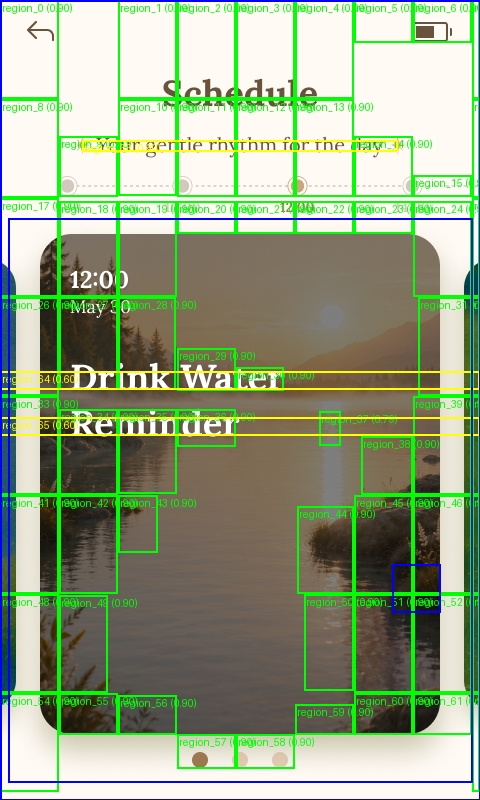
#> input picture ui/debug_overlay.png, 480 x 800 px
$ python lvgl_analysis.py --design ../ui/debug_overlay.png --width 100 --height 100
#> lines starting #> are read from the running program, lines starting #| are printed output that depends on the picture
"""Visual analysis engine for LVGL design images.

Detects regions, text, colors, layout candidates, and cutout matches.
Output conforms to schemas/lvgl_analysis_report_v1.schema.json.

Usage:
    python mcp/lvgl_analysis.py --design path/to/design.png --width 480 --height 800 --json
    python mcp/lvgl_analysis.py --design path/to/design.png --cuts path/to/cuts/ --json
"""
from __future__ import annotations

import argparse
import json
import sys
from pathlib import Path
from typing import Any

try:
    from PIL import Image, ImageDraw, ImageFilter, ImageOps
    import numpy as np
except ImportError:
    Image = None  # type: ignore
    np = None  # type: ignore

ROOT = Path(__file__).resolve().parent.parent

# ── Color analysis ────────────────────────────────────────────────


def _dominant_colors(img: Image.Image, max_colors: int = 8, sample_step: int = 4) -> list[dict[str, Any]]:
    """Extract dominant colors by sampling and clustering."""
    if np is None:
        return _dominant_colors_pillow(img, max_colors, sample_step)
    return _dominant_colors_numpy(img, max_colors, sample_step)


# [17 lines left out: function _dominant_colors_pillow, not called in this run]


def _dominant_colors_numpy(img: Image.Image, max_colors: int, sample_step: int) -> list[dict[str, Any]]:
    """Color extraction using numpy k-means-like clustering."""
    small = img.resize((img.width // sample_step, img.height // sample_step))
    rgb = np.array(small.convert("RGB")).reshape(-1, 3)
    # Quantize
    quantized = (rgb // 32) * 32
    unique, counts = np.unique(quantized, axis=0, return_counts=True)
    total = len(rgb)
    top_idx = np.argsort(-counts)[:max_colors]
    results = []
    for idx in top_idx:
        r, g, b = unique[idx]
        ratio = float(counts[idx]) / total
        # Determine role heuristic
        brightness = (int(r) + int(g) + int(b)) / 3
        role = "background" if ratio > 0.3 else ("text" if brightness < 80 else "primary")
        results.append({"hex": f"#{int(r):02x}{int(g):02x}{int(b):02x}", "ratio": round(ratio, 3), "role": role})
    return results


# ── Region detection ──────────────────────────────────────────────


def _detect_rectangles(img: Image.Image, min_area: int = 500, max_regions: int = 64) -> list[dict[str, Any]]:
    """Detect rectangular regions by edge detection and contour finding."""
    gray = img.convert("L")
    # Edge detection
    edges = gray.filter(ImageFilter.FIND_EDGES)
    # Threshold
    edges = edges.point(lambda x: 255 if x > 30 else 0)
    # Find bounding boxes of edge clusters
    if np is None:
        return _detect_rectangles_pillow(edges, min_area, max_regions)
    return _detect_rectangles_numpy(edges, min_area, max_regions)


# [16 lines left out: function _detect_rectangles_pillow, not called in this run]


def _detect_rectangles_numpy(edges: Image.Image, min_area: int, max_regions: int) -> list[dict[str, Any]]:
    """Rectangle detection using numpy connected components."""
    arr = np.array(edges)
    # Simple connected component via row scanning
    rows, cols = np.where(arr > 0)
    if len(rows) == 0:
        return []
    # Find bounding box of all edge pixels
    y_min, y_max = int(rows.min()), int(rows.max())
    x_min, x_max = int(cols.min()), int(cols.max())
    # Split into grid cells
    cell_h = max(40, (y_max - y_min) // 8)
    cell_w = max(40, (x_max - x_min) // 8)
    regions = []
    idx = 0
    for cy in range(y_min, y_max, cell_h):
        for cx in range(x_min, x_max, cell_w):
            mask = (rows >= cy) & (rows < cy + cell_h) & (cols >= cx) & (cols < cx + cell_w)
            count = mask.sum()
            if count < 10:
                continue
            # Get tight bbox of edge pixels in this cell
            cell_rows = rows[mask]
            cell_cols = cols[mask]
            bx0, by0 = int(cell_cols.min()), int(cell_rows.min())
            bx1, by1 = int(cell_cols.max()), int(cell_rows.max())
            area = (bx1 - bx0) * (by1 - by0)
            if area < min_area:
                continue
            regions.append({
                "id": f"region_{idx}",
                "type": "container",
                "bbox": [bx0, by0, bx1 - bx0, by1 - by0],
                "confidence": min(0.9, 0.5 + count / 100),
                "evidence": ["edge_cluster"],
            })
            idx += 1
            if idx >= max_regions:
                break
        if idx >= max_regions:
            break
    return regions


# ── Text detection (basic) ────────────────────────────────────────


def _detect_text_regions(img: Image.Image, min_height: int = 10, max_height: int = 80) -> list[dict[str, Any]]:
    """Detect text-like regions by horizontal line analysis."""
    gray = img.convert("L")
    arr = np.array(gray) if np is not None else None
    if arr is None:
        return []
    # Find rows with many transitions (text-like)
    diff = np.abs(np.diff(arr.astype(int), axis=1))
    row_activity = (diff > 20).sum(axis=1)
    # Find contiguous text blocks
    text_rows = np.where(row_activity > arr.shape[1] * 0.1)[0]
    if len(text_rows) == 0:
        return []
    # Group contiguous rows
    blocks = []
    start = text_rows[0]
    for i in range(1, len(text_rows)):
        if text_rows[i] - text_rows[i - 1] > 5:
            blocks.append((start, text_rows[i - 1]))
            start = text_rows[i]
    blocks.append((start, text_rows[-1]))
    # Filter by height
    text_regions = []
    for i, (y0, y1) in enumerate(blocks):
        h = y1 - y0
        if h < min_height or h > max_height:
            continue
        # Find horizontal extent
        row_slice = arr[y0:y1 + 1]
        cols_with_content = np.where(row_slice.mean(axis=0) < 200)[0]
        if len(cols_with_content) == 0:
            continue
        x0, x1 = int(cols_with_content[0]), int(cols_with_content[-1])
        text_regions.append({
            "id": f"text_{i}",
            "type": "label",
            "bbox": [x0, y0, x1 - x0, y1 - y0],
            "confidence": 0.6,
            "evidence": ["horizontal_activity"],
        })
    return text_regions


# ── Cutout matching ───────────────────────────────────────────────


# [57 lines left out: function _match_cutouts, not called in this run]


# ── Layout inference ──────────────────────────────────────────────


def _infer_layouts(regions: list[dict[str, Any]]) -> list[dict[str, Any]]:
    """Infer Flex/Grid layout candidates from region positions."""
    if len(regions) < 2:
        return []
    layouts = []
    # Check for horizontal alignment (flex-row)
    for i in range(len(regions)):
        for j in range(i + 1, len(regions)):
            r1 = regions[i]
            r2 = regions[j]
            b1, b2 = r1["bbox"], r2["bbox"]
            # Check vertical alignment (same y)
            if abs(b1[1] - b2[1]) < 20:
                layouts.append({
                    "region_ids": [r1["id"], r2["id"]],
                    "mode": "flex-row",
                    "confidence": 0.7,
                    "gap_estimate": abs(b2[0] - b1[0] - b1[2]),
                })
            # Check horizontal alignment (same x)
            if abs(b1[0] - b2[0]) < 20:
                layouts.append({
                    "region_ids": [r1["id"], r2["id"]],
                    "mode": "flex-column",
                    "confidence": 0.7,
                    "gap_estimate": abs(b2[1] - b1[1] - b1[3]),
                })
    return layouts


# ── Main analysis ─────────────────────────────────────────────────


def analyze(
    design_path: str,
    screen_width: int,
    screen_height: int,
    lvgl_version: str = "v9",
    cut_dir: str | None = None,
    output_dir: str | Path | None = None,
) -> dict[str, Any]:
    """Run visual analysis on a design image.

    Args:
        design_path: Path to design screenshot.
        screen_width: Target screen width.
        screen_height: Target screen height.
        lvgl_version: Target LVGL version.
        cut_dir: Optional directory with cutout assets.
        output_dir: Artifact directory. Defaults beside the design only for
            legacy direct callers; high-level MCP calls always pass artifacts/.

    Returns:
        Analysis report conforming to lvgl_analysis_report_v1.schema.json.
    """
    errors: list[str] = []
    warnings: list[str] = []

    if Image is None:
        errors.append("Pillow not installed")
        return {"ok": False, "errors": errors}

    design = Path(design_path)
    if not design.is_file():
        errors.append(f"Design image not found: {design_path}")
        return {"ok": False, "errors": errors}

    img = Image.open(design)
    page_name = design.stem
    artifact_dir = Path(output_dir) if output_dir is not None else design.parent
    artifact_dir.mkdir(parents=True, exist_ok=True)

    # ── Color analysis ──
    colors = _dominant_colors(img)

    # ── Region detection ──
    regions = _detect_rectangles(img)

    # ── Text detection ──
    text_regions = _detect_text_regions(img)
    # Merge text regions into regions list
    for tr in text_regions:
        tr["id"] = f"region_{len(regions)}"
        regions.append(tr)

    # ── Layout inference ──
    layouts = _infer_layouts(regions)

    # ── Cutout matching ──
    cut_matches: list[dict[str, Any]] = []
    if cut_dir:
        cuts_path = Path(cut_dir)
        if cuts_path.is_dir():
            cut_files = [p for p in cuts_path.iterdir() if p.is_file() and p.suffix.lower() in {".png", ".jpg", ".jpeg", ".bmp"}]
            cut_details = [{"path": str(p)} for p in cut_files]
            cut_matches = _match_cutouts(img, cut_details)

    # ── Generate overlay ──
    overlay_path = artifact_dir / "debug_overlay.png"
    try:
        _generate_overlay(img, regions, cut_matches, overlay_path)
    except Exception:
        warnings.append("Failed to generate debug overlay")

    # ── Compute overall confidence ──
    confidences = [r["confidence"] for r in regions]
    avg_confidence = round(sum(confidences) / len(confidences), 3) if confidences else 0.0

    # ── Convert numpy types to Python types for JSON serialization ──
    def _to_python(obj):
        if isinstance(obj, (np.integer,)):
            return int(obj)
        if isinstance(obj, (np.floating,)):
            return float(obj)
        if isinstance(obj, np.ndarray):
            return obj.tolist()
        if isinstance(obj, dict):
            return {k: _to_python(v) for k, v in obj.items()}
        if isinstance(obj, list):
            return [_to_python(v) for v in obj]
        return obj

    regions = _to_python(regions)
    cut_matches = _to_python(cut_matches)
    layouts = _to_python(layouts)
    colors = _to_python(colors)

    # ── Build report ──
    report = {
        "schema_version": "1.0",
        "page_name": page_name,
        "screen": {
            "width": screen_width,
            "height": screen_height,
            "lvgl_version": lvgl_version,
            "color_depth": 16,
        },
        "detected_regions": regions,
        "detected_text": [],  # TODO: extract actual text via OCR
        "color_palette": colors,
        "layout_candidates": layouts,
        "cutout_matches": cut_matches,
        "confidence": avg_confidence,
        "uncertain_regions": [
            {"bbox": r["bbox"], "reason": "low confidence", "candidates": ["container", "label"]}
            for r in regions if r["confidence"] < 0.6
        ],
        "questions": [],
        "overlay_path": str(overlay_path),
        "metadata": {
            "image_width": img.width,
            "image_height": img.height,
        },
    }

    # Save report
    report_path = artifact_dir / "analysis_report.json"
    report_path.write_text(json.dumps(report, indent=2, ensure_ascii=False), encoding="utf-8")

    return {"ok": True, "report": report, "report_path": str(report_path)}


def _generate_overlay(img: Image.Image, regions: list[dict], matches: list[dict], output_path: Path):
    """Generate debug overlay image with detected regions highlighted."""
    overlay = img.copy().convert("RGBA")
    draw = ImageDraw.Draw(overlay)
    # Draw regions
    for r in regions:
        x, y, w, h = r["bbox"]
        conf = r["confidence"]
        color = (0, 255, 0, 128) if conf >= 0.7 else (255, 255, 0, 128) if conf >= 0.5 else (255, 0, 0, 128)
        draw.rectangle([x, y, x + w, y + h], outline=color[:3], width=2)
        draw.text((x + 2, y + 2), f"{r['id']} ({conf:.2f})", fill=color[:3])
    # Draw cutout matches
    for m in matches:
        x, y, w, h = m["bbox"]
        draw.rectangle([x, y, x + w, y + h], outline=(0, 0, 255), width=2)
    overlay.save(str(output_path))


def main():
    parser = argparse.ArgumentParser(description=__doc__)
    parser.add_argument("--design", required=True, help="Path to design screenshot")
    parser.add_argument("--width", type=int, required=True, help="Target screen width")
    parser.add_argument("--height", type=int, required=True, help="Target screen height")
    parser.add_argument("--lvgl-version", default="v9", choices=["v8", "v9"])
    parser.add_argument("--cuts", help="Directory containing cutout assets")
    parser.add_argument("--json", action="store_true", help="Output JSON")
    args = parser.parse_args()

    result = analyze(
        design_path=args.design,
        screen_width=args.width,
        screen_height=args.height,
        lvgl_version=args.lvgl_version,
        cut_dir=args.cuts,
    )
#> in analyze, img is the input picture: PIL image 480x800 RGBA; mean R, G, B, A 148.1, 164, 132.7, 255
#> in _dominant_colors_numpy, `small = img.resize((img.width // sample_step, img.height // sample_ste..`:
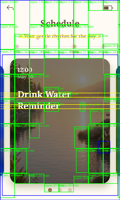
#> small: PIL image 120x200 RGBA; mean R, G, B, A 148.1, 164.3, 132.5, 255
#> in _dominant_colors_numpy, `unique, counts = np.unique(quantized, axis=0, return_counts=True)`: unique = 221 rows, first 8: [0, 0, 0], [0, 0, 32], [0, 0, 64], [0, 0, 96], [0, 0, 128], [0, 0, 160], [0, 32, 0], [0, 32, 32]; counts = 221 values, max 5262 at index 220, min 1 at index 5, mean 108.6
#> in _dominant_colors_numpy, `total = len(rgb)`: total = 24000
#> in _dominant_colors_numpy, `top_idx = np.argsort(-counts)[:max_colors]`: top_idx = [220, 105, 219, 106, 102, 74, 190, 40]
#> the loop in _dominant_colors_numpy, `for idx in top_idx:` made 8 passes
#> (idx, r, g, b, ratio, brightness, role) on passes 1 to 8: (220, 224, 224, 224, 0.219, 224, 'primary'), (105, 96, 96, 64, 0.146, 85.33, 'primary'), (219, 224, 224, 192, 0.055, 213.3, 'primary'), (106, 96, 96, 96, 0.0493, 96, 'primary'), (102, 96, 64, 64, 0.0485, 74.67, 'text'), (74, 64, 64, 64, 0.043, 64, 'text'), (190, 160, 224, 160, 0.0229, 181.3, 'primary'), (40, 32, 32, 0, 0.0214, 21.33, 'text')
#> after the loop in _dominant_colors_numpy, `for idx in top_idx:`: results = 8 items
#> in _detect_rectangles, `gray = img.convert("L")`:
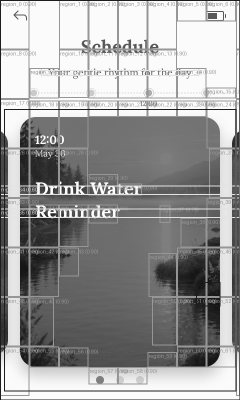
#> gray: PIL image 480x800 L (shown at 1/2 size); min 15, max 255, mean 155.7
#> in _detect_rectangles, `edges = gray.filter(ImageFilter.FIND_EDGES)`:
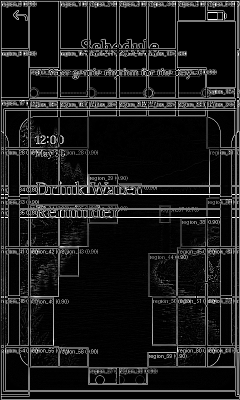
#> edges: PIL image 480x800 L (shown at 1/2 size); min 0, max 255, mean 27
#> in _detect_rectangles, `edges = edges.point(lambda x: 255 if x > 30 else 0)`:
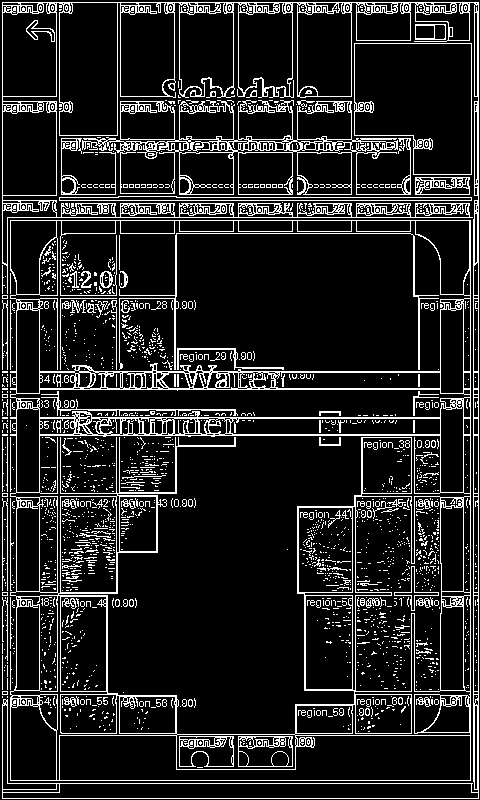
#> edges: PIL image 480x800 L; 13.7% white in thin lines or dots
#> in _detect_rectangles_numpy, `y_min, y_max = int(rows.min()), int(rows.max())`: y_min = 2; y_max = 798
#> in _detect_rectangles_numpy, `x_min, x_max = int(cols.min()), int(cols.max())`: x_min = 2; x_max = 478
#> in _detect_rectangles_numpy, `cell_h = max(40, (y_max - y_min) // 8)`: cell_h = 99
#> in _detect_rectangles_numpy, `cell_w = max(40, (x_max - x_min) // 8)`: cell_w = 59
#> after the loop in _detect_rectangles_numpy, `for cy in range(y_min, y_max, cell_h):`: idx = 60; regions = 60 items
#> in _detect_text_regions, `diff = np.abs(np.diff(arr.astype(int), axis=1))`:
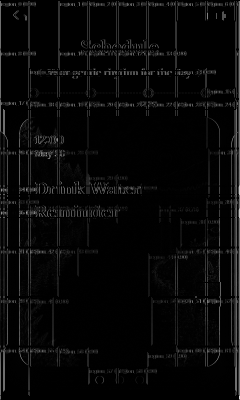
#> diff: shape (800, 479) int64 (shown at 1/2 size); min 0, max 222, mean 7.8
#> in _detect_text_regions, `row_activity = (diff > 20).sum(axis=1)`: row_activity = 800 values, max 287 at index 10, min 0 at index 0, mean 42.96
#> in _detect_text_regions, `text_rows = np.where(row_activity > arr.shape[1] * 0.1)[0]`: text_rows = 179 values from 4 to 745
#> in _detect_text_regions, `start = text_rows[0]`: start = 4
#> the loop in _detect_text_regions, `for i in range(1, len(text_rows)):` made 178 passes
#> start on passes 9, 30, 41, 48, 59, 63, 64, 76: 87, 138, 180, 203, 272, 282, 301, 354
#> after the loop in _detect_text_regions, `for i in range(1, len(text_rows)):`: blocks = [(4, 12), (87, 111), (138, 152), (180, 186), (203, 213), (272, 275), (282, 282), (301, 312), (354, 359), (367, 387), (402, 407), (413, 433), (441, 447), (499, 517), (598, 606), (697, 715)]
#> the loop in _detect_text_regions, `for i, (y0, y1) in enumerate(blocks):` made 17 passes
#> (y0, y1, h) on passes 1 to 8: (4, 12, 8), (87, 111, 24), (138, 152, 14), (180, 186, 6), (203, 213, 10), (272, 275, 3), (282, 282, 0), (301, 312, 11)
#> pass 2, in _detect_text_regions, `row_slice = arr[y0:y1 + 1]`:
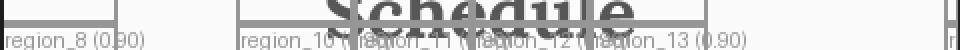
#> row_slice: shape (25, 480) (shown 2 times larger); min 29, max 251, mean 215.3
#> after the loop in _detect_text_regions, `for i, (y0, y1) in enumerate(blocks):`: text_regions = 8 items
#> the loop in analyze, `for tr in text_regions:` made 8 passes
#> after the loop in analyze, `for tr in text_regions:`: regions = 68 items
#> the loop in _infer_layouts, `for i in range(len(regions)):` made 68 passes
#> after the loop in _infer_layouts, `for i in range(len(regions)):`: layouts = 517 items
#> the loop in _generate_overlay, `for r in regions:` made 68 passes
#> (x, y, w, h) on passes 1 to 8: (2, 2, 58, 98), (61, 2, 58, 98), (120, 2, 58, 98), (179, 2, 58, 98), (238, 2, 58, 98), (297, 2, 58, 98), (356, 2, 58, 41), (415, 2, 58, 98)
#> in _generate_overlay, `overlay.save(str(output_path))`:
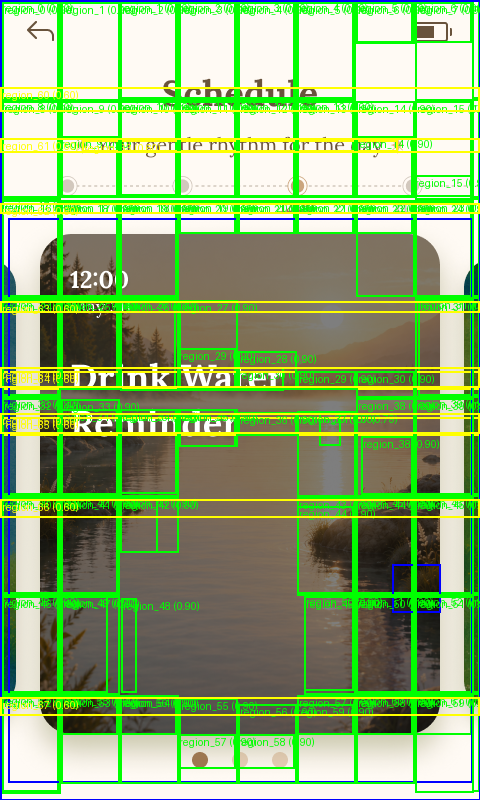
#> saved as debug_overlay.png: PIL image 480x800 RGBA; mean R, G, B, A 141.3, 174.5, 116.5, 255
#> in analyze, `confidences = [r["confidence"] for r in regions]`: confidences = 68 values, max 0.9 at index 0, min 0.6 at index 60, mean 0.865
#> in analyze, `avg_confidence = round(sum(confidences) / len(confidences), 3) if conf..`: avg_confidence = 0.865
#> result = 3 items

    if args.json:
        print(json.dumps(result, indent=2, ensure_ascii=False))
    else:
        if result.get("ok"):
            report = result["report"]
#> report = 13 items
            print(f"Page: {report['page_name']}")
#| Page: debug_overlay
            print(f"Regions: {len(report['detected_regions'])}")
#| Regions: 68
            print(f"Colors: {len(report['color_palette'])}")
#| Colors: 8
            print(f"Layouts: {len(report['layout_candidates'])}")
#| Layouts: 517
            print(f"Confidence: {report['confidence']}")
#| Confidence: 0.865
        else:
            for err in result.get("errors", []):
                print(f"ERROR: {err}")

    return 0 if result.get("ok") else 1


if __name__ == "__main__":
    sys.exit(main())
#> (the program exits here)
